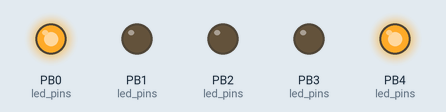
Simulated run of this sketch. Board: ATtiny85, built with avr-gcc and run on an emulated ATtiny85. Shown: output pins drawn as LEDs (lit = HIGH). Random numbers use the default seed unless the sketch sets one.

Above: at 0.18 s.
At 1.12 s:
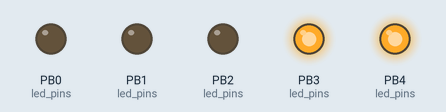
At 1.73 s:
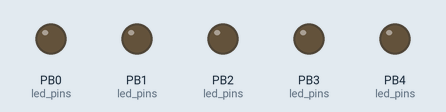
At 3.57 s:
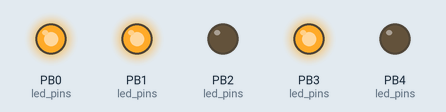
At 20.74 s:
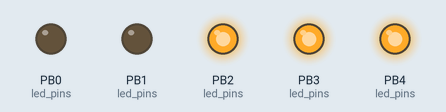
At 36.17 s:
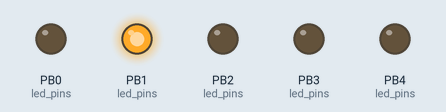
Timing chart, 0 to 40.0 s (numbered marks = the images above):
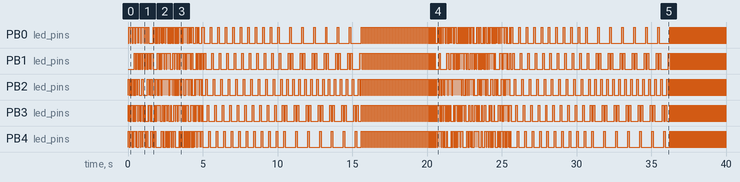

The sketch:

WearableElectronics.ino
```cpp
/*******************************************************************
 * Wearable Electronics Demo
 *
 * This code provides functions for controlling a group of single-
 * color LEDs or an RGB LED with either a common annode (+) or
 * common cathode (-).
 *
 * The default pin selections in this sample code are for
 * a Lilypad USB ATtiny85 board, so if you are using a different
 * board, you will need to make sure the pins selected in the
 * "RGBLED" object initialization are capable of PWM (analogWrite).
 * Because the Lilypad USB ATtiny85 has a limited number of pins,
 * the default pins are selected with the assumption that only
 * one or the other of the LED group or  RGB LED will be used at
 * once. You will need to uncomment the desired code in the loop().
 *
 * Default connections:
 *    LED Group - 0, 1, 2, 3, 4
 *
 *    RGB LED   - R: 0, G: 1, B: 4
 *
 * Author: Michael Ploof for TinkerTech
 * Date: 10/25/18
 *******************************************************************/

/*
 *  You can ignore everything until the comment
 *  "Setup LED Group" near the bottom of the code
 */

// This creates a variable "type" that will store
// red, blue, and green values of a color
typedef struct _color{
  byte r;
  byte g;
  byte b;
}COLOR;

// This function lets us pick a color using a single 0-255 value
COLOR Wheel(byte WheelPos) {
  COLOR ret;
  WheelPos = 255 - WheelPos;
  if(WheelPos < 85) {
    ret = COLOR{255 - WheelPos * 3, 0, WheelPos * 3};
  }
  if(WheelPos < 170) {
    WheelPos -= 85;
    ret = COLOR{0, WheelPos * 3, 255 - WheelPos * 3};
  }
  else{
    WheelPos -= 170;
    ret = COLOR{WheelPos * 3, 255 - WheelPos * 3, 0};
  }
  return ret;
}

// This is a "class," which defines what an "LEDGroup" is and how it can be used
class LEDGroup {
  public:
    LEDGroup(int* pins, int count){
      led_count = count;
      led_pin = pins;
      for(int i = 0; i < led_count; i++){
        pinMode(led_pin[i], OUTPUT);
      }
    }

    void twinkle(int duration){
      long start_time = millis();
      while(millis() - start_time < duration){
        int this_led = random(led_count);
        if(this_led < led_count){
          digitalWrite(this_led, !digitalRead(this_led));
        }
        delay(15);
      }
      allOff();
    }

    void chase(int duration, int chase_speed){
      long start_time = millis();
      while(millis() - start_time < duration){
        for(int i = 0; i < led_count; i++){
          digitalWrite(i, HIGH);
          if(i == 0){
            digitalWrite(led_count - 1, LOW);
          }
          else{
            digitalWrite(i - 1, LOW);
          }

          delay(chase_speed);
        }
      }
      allOff();
    }

    void flash(int duration, int wait){
      long start_time = millis();
      while(millis() - start_time < duration){
        allOn();
        delay(wait);
        allOff();
        delay(wait);
      }
    }

    void bounce(int duration, int wait){
      long start_time = millis();
      while(millis() - start_time < duration){
        for(int i = 0; i < led_count; i++){
          digitalWrite(i, HIGH);
          if(i == 0){
            digitalWrite(led_count - 1, LOW);
          }
          else{
            digitalWrite(i - 1, LOW);
          }
          delay(wait);
        }
        for(int i = led_count - 2; i >= 1; i--){
          digitalWrite(i, HIGH);
          digitalWrite(i + 1, LOW);
          delay(wait);
        }
        allOff();
      }
      allOff();
    }

    void allOn(){
      for(int i = 0; i < led_count; i++){
        digitalWrite(i, HIGH);
      }
    }

    void allOff(){
      for(int i = 0; i < led_count; i++){
        digitalWrite(i, LOW);
      }
    }

  private:
    int led_count;
    int* led_pin;
};

// This is a "class," which defines what an "RGBLED" is and how it can be used
class RGBLED{
  public:

    RGBLED(int r, int g, int b, bool is_common_annode){
      common_annode = is_common_annode;
      r_pin = r;
      g_pin = g;
      b_pin = b;
      pinMode(r_pin, OUTPUT);
      pinMode(g_pin, OUTPUT);
      pinMode(b_pin, OUTPUT);
    }

    void setColor(int r, int g, int b){
      color.r = r;
      color.g = g;
      color.b = b;
      // If this is a common annode device, a high analog value
      // actually produces low brightness because it decreses the
      // potential difference between the anode voltage and the
      // current sink (the PWM pin), so we need to invert the
      // value used for analogWrite().
      if(common_annode){
        r = 255 - r;
        g = 255 - g;
        b = 255 - b;
      }
      analogWrite(r_pin, r);
      analogWrite(g_pin, g);
      analogWrite(b_pin, b);
    }

    void setColor(COLOR new_color){
      setColor(new_color.r, new_color.g, new_color.b);
    }

    void cycle(int duration, int wait){
      long start_time = millis();
      byte i = 0;
      while(millis() - start_time < duration){
        setColor(Wheel(i));
        i++;
        i = i > 255 ? 0 : i;
        delay(wait);
      }
      allOff();
    }

    COLOR getColor(){
      return color;
    }

    void allOff(){
      setColor(0, 0, 0);
    }

  private:
    bool common_annode;
    int r_pin;
    int g_pin;
    int b_pin;
    COLOR color;
};

// Setup the LED group
const int LED_COUNT = 5;                        // The number of LEDs in the group
int led_pins[LED_COUNT] = {0, 1, 2, 3, 4};      // Which digital pins they're connected to
LEDGroup leds = LEDGroup(led_pins, LED_COUNT);  // Create the group object using the above parameters

// Setup the RGB LED
/*
 * All pins used for the rgb LED must support PWM. For the Digispark, these are
 * pins 0, 1, and 4
 *
 * Parameters
 * r_pin - red pin
 * g_pin - green pin
 * b_pin - blue pin
 * is_common_annode - true if there's a shared + pin, false if there's a shared - pin
 */
RGBLED rgb = RGBLED(0, 1, 4, true);

// this function runs once at the beginning of the program
void setup() {

}

/*
 * ~~ Function durations and waits are in milliseconds ~~
 *
 * LEDGroup Functions
 * twinkle(duration)
 * chase(duration, wait)
 * bounce(duration, wait)
 * flash(duration, wait)
 *
 * RGB LED Functions
 * setColor(red, green, blue) - each value is from 0-255
 * cycle(duration, wait)
 * allOff() - turns off all leds
 */

// the loop function runs over and over again forever
void loop() {
    leds.twinkle(5000);
    leds.chase(5000, 100);
    leds.bounce(5000, 100);
    leds.flash(5000, 50);

    //rgb.cycle(5000, 10);
}
```
